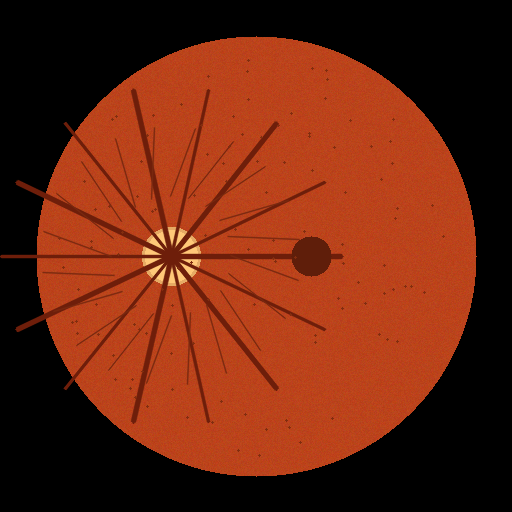
%> input picture good_retina_image.png, 512 x 512 px
$ octave --eval "result = detect_lesions(imread('../good_retina_image.png'));"   (GNU Octave 9; MATLAB toolbox functions it lacks are replaced by stand-ins)
%> lines starting %> are read from the running program, lines starting %| are printed output that depends on the picture; in (x1, y1, x2, y2) boxes, pixels count from 0 and x2, y2 are one past the last pixel; in counts of white or black regions, pixels touching at a corner belong together; the program's own positions count from 1
function lesions = detect_lesions(imageInput)
% DETECT_LESIONS Classical Computer Vision Heuristic Lesion & Landmark Detector.
%
% Implements a rule-based heuristic detector using classical morphological
% operations to identify microaneurysms, hemorrhages, and hard exudates.
%
% Inputs:
%   imageInput - File path string or RGB image matrix (uint8)
%
% Output:
%   lesions    - Cell array of strings, e.g. {'microaneurysm', 'hemorrhage'}

    lesions = {};

    if ischar(imageInput) || isstring(imageInput)
        imagePath = char(imageInput);
        if ~exist(imagePath, 'file'), return; end
        try
            img = imread(imagePath);
        catch
            return;
        end
    elseif isnumeric(imageInput)
        img = imageInput;
%> img is the input picture: size 512x512x3 uint8; mean R, G, B 105.2, 37.8, 15.3
    else
        return;
    end

    if ndims(img) == 2
        img = cat(3, img, img, img);
    end

    [h, w, ~] = size(img);
%> h = 512; w = 512
    gray = rgb2gray(img);
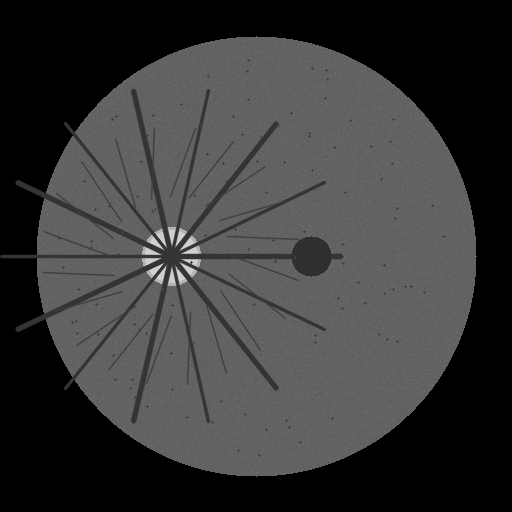
%> gray: size 512x512 uint8; min 0, max 207, mean 55.4
    green = img(:, :, 2);
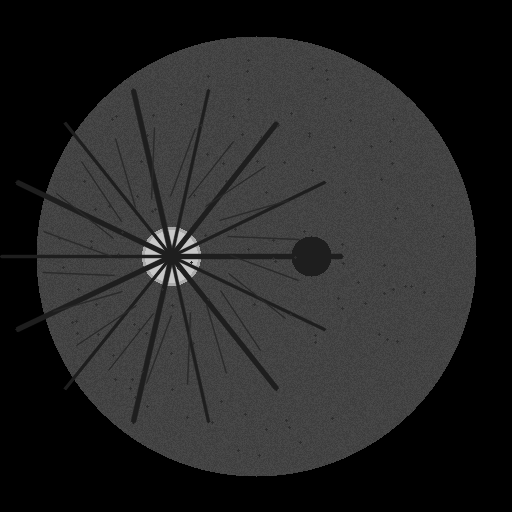
%> green: size 512x512 uint8; min 0, max 200, mean 37.8

    % 1. Retinal FOV Segmentation
    retinalMask = gray > 15;
%> retinalMask: size 512x512 logical; 58.2% white; 1 black region, box (x1, y1, x2, y2) and area: (0, 0, 512, 512) 109560
    seClose = strel('disk', 15);
    retinalMask = imclose(retinalMask, seClose);
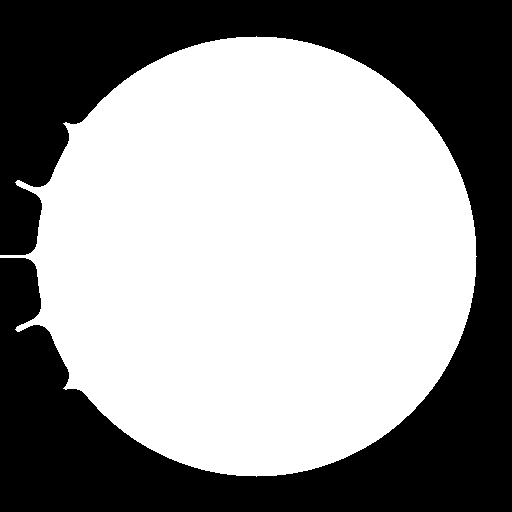
%> retinalMask: size 512x512 logical; 58.4% white; 1 black region, box (x1, y1, x2, y2) and area: (0, 0, 512, 512) 109113
    ccRetina = bwconncomp(retinalMask);
%> ccRetina = 1 connected component
    if ccRetina.NumObjects == 0, return; end
    statsRetina = regionprops(ccRetina, 'Area');
%> statsRetina = 1 region; Area: 153031
    [~, maxIdx] = max([statsRetina.Area]);
%> maxIdx = 1
    retinalMask = false(h, w);
    retinalMask(ccRetina.PixelIdxList{maxIdx}) = true;
    retinalMask = imfill(retinalMask, 'holes');
    retinalMask = imerode(retinalMask, strel('disk', 8));
%> retinalMask: size 512x512 logical; 54.4% white; 1 black region, box (x1, y1, x2, y2) and area: (0, 0, 512, 512) 119521

    if sum(retinalMask(:)) < (h * w * 0.10), return; end

    % 2. Optic Disc Masking
    discMask = false(h, w);
    labImg = rgb2lab(img);
%> labImg: size 512x512x3 double; mean of channels 1, 2, 3 25.4, 26.3, 26.7
    lChannel = uint8(labImg(:, :, 1) * 2.55);
    brightCombined = imlincomb(0.5, lChannel, 0.5, img(:, :, 1));
    brightCombined(~retinalMask) = 0;
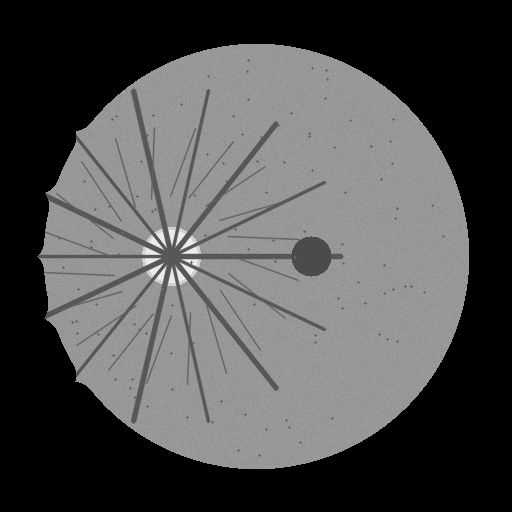
%> brightCombined: size 512x512 uint8; min 0, max 235, mean 79.6

    minRadius = round(min(h, w) * 0.04);
%> minRadius = 20
    maxRadius = round(min(h, w) * 0.14);
%> maxRadius = 72

    try
        [centers, radii] = imfindcircles(brightCombined, [minRadius, maxRadius], ...
            'ObjectPolarity', 'bright', 'Sensitivity', 0.88);
%> centers = [256.5 256.5]; radii = 35.15
    catch
        centers = []; radii = [];
    end

    if ~isempty(centers)
        cx = round(centers(1, 1));
%> cx = 256
        cy = round(centers(1, 2));
%> cy = 256
        r = round(radii(1) * 1.35);
%> r = 47
        [X, Y] = meshgrid(1:w, 1:h);
        discMask = ((X - cx).^2 + (Y - cy).^2) <= r^2;
%> discMask: size 512x512 logical; 2.6% white; 1 white region, box (x1, y1, x2, y2) and area: (208, 208, 303, 303) 6921
    end

    analysisMask = retinalMask & (~discMask);
%> analysisMask: size 512x512 logical; 51.8% white; 2 black regions, box (x1, y1, x2, y2) and area: (0, 0, 512, 512) 119521, (208, 208, 303, 303) 6921

    % 3. Red Lesions (Microaneurysms & Hemorrhages via Green Channel Bottom-Hat)
    seRed = strel('disk', 10);
    bottomHat = imbothat(green, seRed);
    bottomHat(~analysisMask) = 0;
%> bottomHat: size 512x512 uint8; min 0, max 170, mean 5.4

    redThresh = bottomHat > 18;
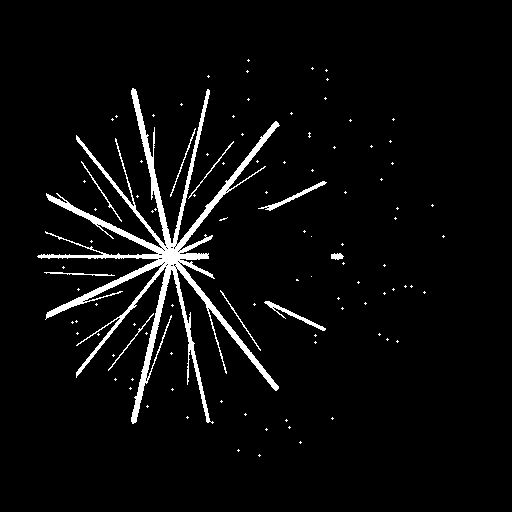
%> redThresh: size 512x512 logical; 4.3% white; 102 white regions (92 under 20 px), largest, box (x1, y1, x2, y2) and area: (37, 88, 280, 424) 9543, (264, 301, 326, 331) 275, (258, 181, 327, 211) 267
    ccRed = bwconncomp(redThresh);
%> ccRed = 102 connected components

    if ccRed.NumObjects > 0
        propsRed = regionprops(ccRed, 'Area', 'Eccentricity');
%> propsRed = 102 regions; largest, Area and Eccentricity: 9543 0.731, 275 0.996, 267 0.998, 114 1, 112 1
        maFound = false;
        hemFound = false;
        for i = 1:ccRed.NumObjects
            a = propsRed(i).Area;
            if a >= 2 && a <= 30
                maFound = true;
            elseif a > 30 && a <= 2000
                hemFound = true;
            end
        end
%> this loop made 102 passes
%> a on passes 1 to 12: 9543, 114, 5, 5, 5, 5, 5, 112, 5, 5, 5, 5
        if maFound, lesions{end+1} = 'microaneurysm'; end
        if hemFound, lesions{end+1} = 'hemorrhage'; end
    end

    % 4. Bright Lesions (Hard Exudates via Luminance Top-Hat)
    seBright = strel('disk', 12);
    topHat = imtophat(lChannel, seBright);
    topHat(~analysisMask) = 0;
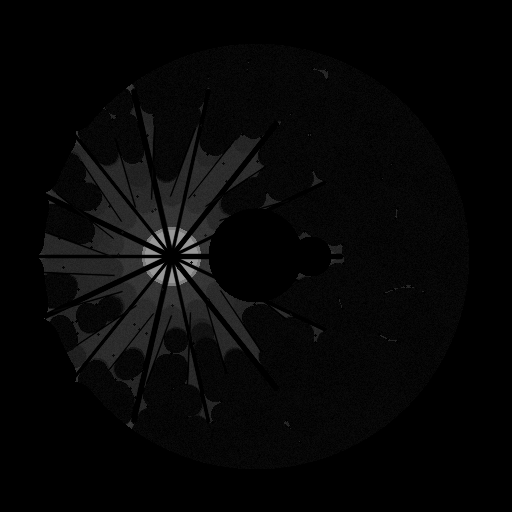
%> topHat: size 512x512 uint8; min 0, max 151, mean 6.6

    brightThresh = topHat > 24;
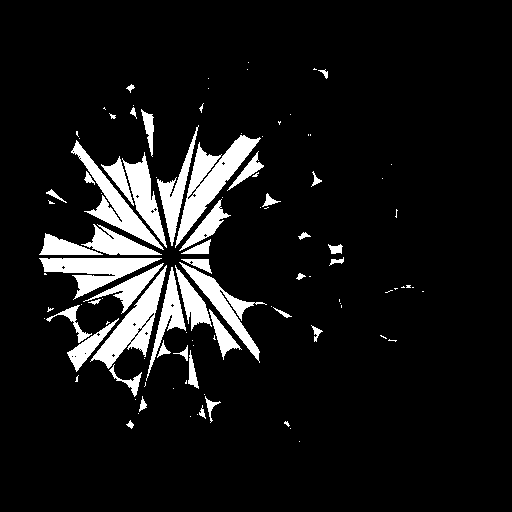
%> brightThresh: size 512x512 logical; 9.1% white; 106 white regions (62 under 20 px), largest, box (x1, y1, x2, y2) and area: (175, 135, 261, 248) 2808, (90, 265, 167, 369) 2308, (39, 258, 162, 300) 2147
    ccBright = bwconncomp(brightThresh);
%> ccBright = 106 connected components

    if ccBright.NumObjects > 0
        propsBright = regionprops(ccBright, 'Area');
%> propsBright = 106 regions; largest, Area: 2808, 2308, 2147, 2019, 1645
        exFound = false;
        for i = 1:ccBright.NumObjects
            if propsBright(i).Area >= 5 && propsBright(i).Area <= 1500
                exFound = true;
                break;
            end
        end
%> this loop made 1 pass
%> exFound on pass 1: true
        if exFound, lesions{end+1} = 'hard_exudate'; end
    end

    lesions = unique(lesions);
end
